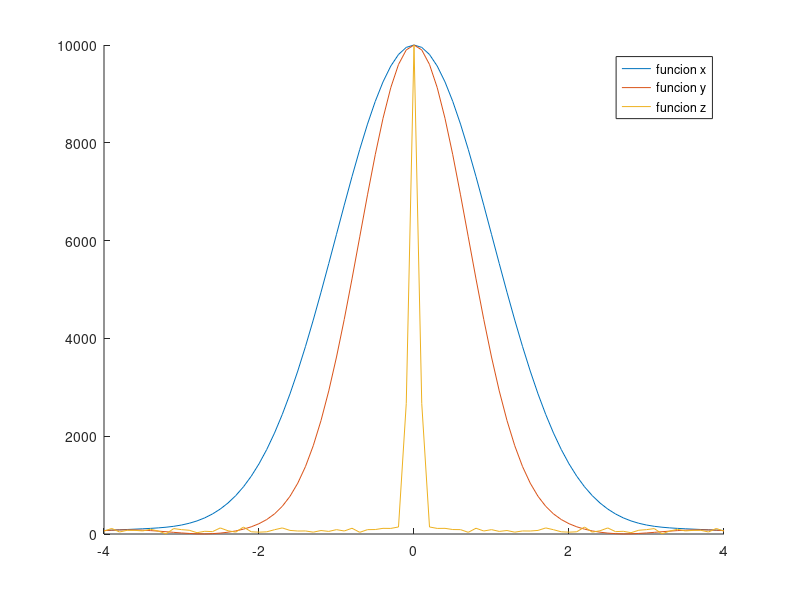
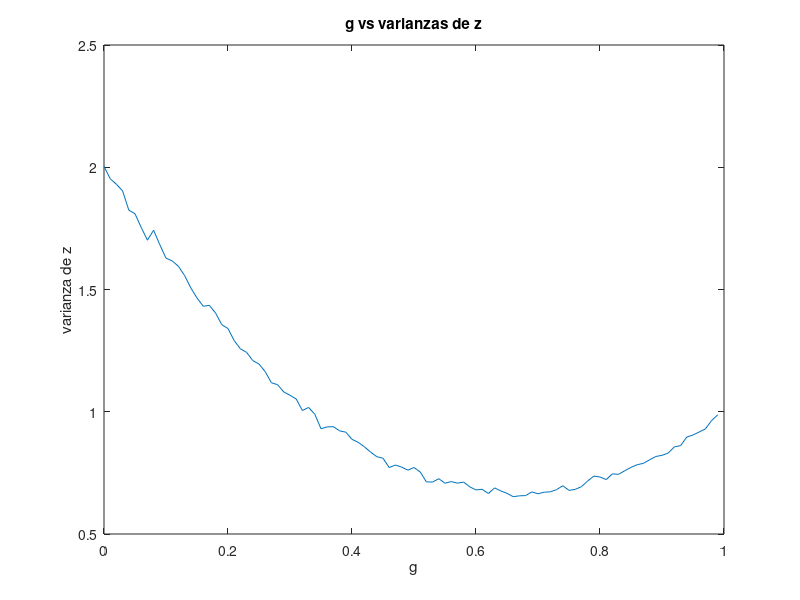

Reproduce these figures in MATLAB, in order. (Note: this script raises an error after producing the figures.)

u=8; %media
v_1=sqrt(1); %varianza 1
v_2=sqrt(2); %varianza 2
m_exp=0;
v_exp=0;
g=10;


x_1=normrnd(u,v_1,[10000,1]);
y_1=normrnd(u,v_2,[10000,1]);
z=x_1+(1-g)*(y_1-x_1);
m_exp=m_exp+mean(z);
v_exp=v_exp+var(z);


mu=m_exp;
var_1=v_exp;
disp(['Encontrar la media y la varianza']);
disp(['la media es: ',num2str(mu)]);
disp(['la varianza es: ',num2str(var_1)]);


s=-5:0.1:5;
s=-4:0.1:4;
fi_x=exp(j*s.*x_1);
fi_y=exp(j*s.*y_1);

fi_x=sum(fi_x,1);
fi_y=sum(fi_y,1);


fi_z = exp(j*s.*z);
fi_z=sum(fi_z,1);

fig1=figure
hold on
plot(s,abs(fi_x))
plot(s,abs(fi_y))
plot(s,abs(fi_z))
legend("funcion x","funcion y","funcion z")
hold off

%g minima
v_min=100;
v_intento=0;
g_min=0;
g=0;
c=1;

while g<=1

v_exp=0;

x_2=normrnd(u,v_1,[10000,1]);
y_2=normrnd(u,v_2,[10000,1]);
z=x_2+(1-g)*(y_2-x_2);
v_exp=var(z);

v_s(c)=v_exp;
g_s(c)=g;
g=g+0.01;
c=c+1;

end

v_min=min(v_s);
p=find(v_s==v_min);
g_min=g_s(p);
fig2=figure
plot(g_s,v_s);
title('g vs varianzas de z')
xlabel('g')
ylabel('varianza de z')
z=x_2+(1-g_min)*(y_2-x_2);

disp(['Encontrar la g para la varianza minima de z']);
disp(['El valor de g para la minima varianza es: ',num2str(g_min)]);

var_x=(v_1)^2;
var_y=2*(var_x);




disp(['Ordenar las varianzas de menor a mayor']);
disp(['Varianza de x: ',num2str(var_x)]);
disp(['Varianza de y: ',num2str(var_y)]);
disp(['Varianza de z: ',num2str(v_min)]);


fig3=figure
% Create plots.
t = tiledlayout(3,1);

ax1 = nexttile;
hist(x_1)
title(ax1,'Varianza de x')
xlim([-6 8]);

ax2 = nexttile;
hist(y_1)
title(ax2,'Varianza de y')
xlim([-6 8]);

ax3 = nexttile;
hist(z)
title(ax3,'Varianza de z')
xlim([-6 8]);

valores=[var_x,var_y,v_min];
ordenados=sort(valores)
